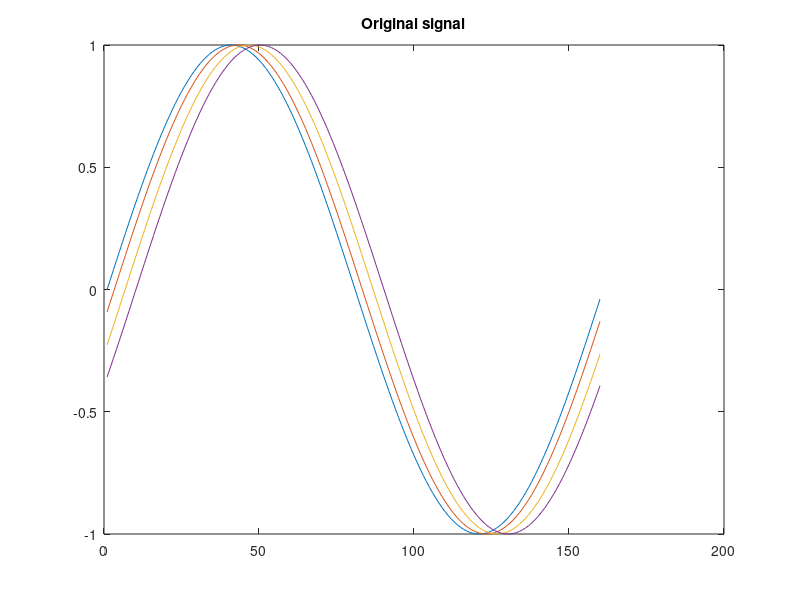
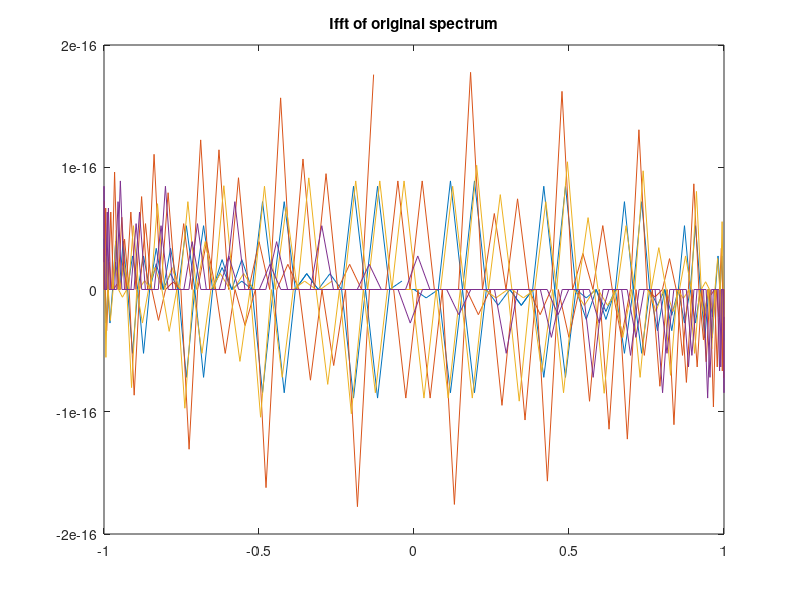
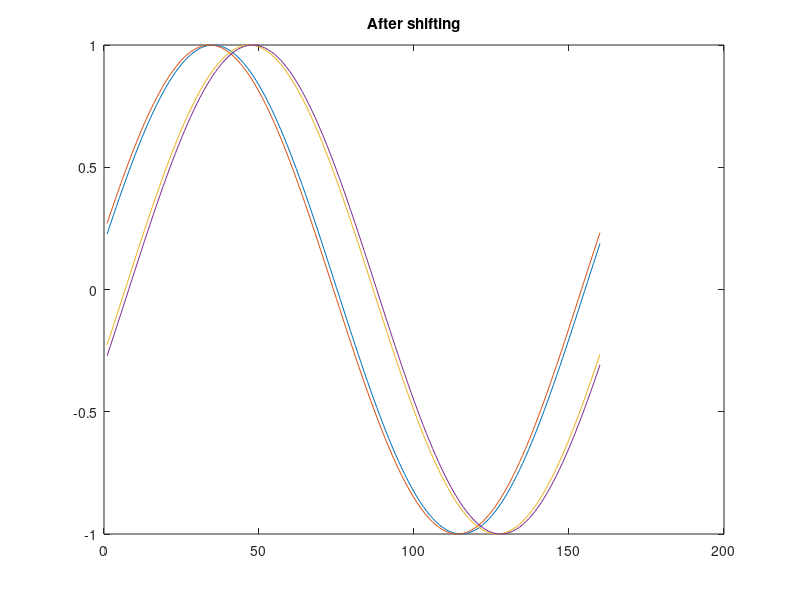

Write the MATLAB code that produced these figures, in order.
clear all;
close all;
A=1
V = 343.8; %speed of sound m/s
micPositions = [15 10; 15 8;15 5;15 2].*1e-2           % x1 y1; x2 y2 in cm
fs = 40e3;
f = 250;
T=1/f;
N = fs * T;

micNumber = size(micPositions);
micNumber = micNumber(1);
micPositions_Relative = micPositions(1,:)-micPositions;
distances = vecnorm(micPositions_Relative,2,2);
delays = distances./V;                              %These are the expected
time0Vector=(0:N-1) / fs;
timeVectors= time0Vector-delays
timeVectors=timeVectors';
s=A*sin(timeVectors*f*2*pi)
plot(s)
title("Original signal")
figure()
% %
S=fft(s,[],1);
plot(ifft(S))
title("Ifft of original spectrum")

frequencies = (-N/2:N/2-1) * (fs / N);
delsTimeFreq=frequencies .*delays;
phase_shift = exp(-1i * 2 * pi * delsTimeFreq);
phase_shift = ifftshift(phase_shift);
S_shifted = S.*phase_shift';
figure()
plot(real(ifft(S_shifted)))
title("After shifting")

